Frame 1 (no input): blank canvas, image omitted
Frame 60 (the mouse pressed at the canvas centre just before this capture): blank canvas, image omitted
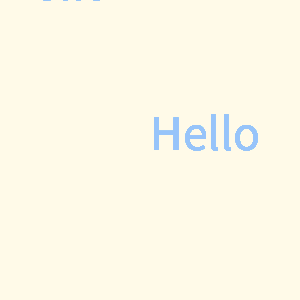
Frame 120 (the mouse held since frame 60 and released just before this capture)

The Processing sketch whose frames 1 and 60 were blank and that drew this single picture after the mouse press (run headless with seeded random() and noise(); from frame 60 on, the mouse is pressed at the canvas centre):

// Processing sketch: week13_2_mouse
// ── week13_2_mouse.pde
void setup(){//只做1次
  size(300,300);
  background(#FFFAE8);
  fill(#97C4FA);
  textSize(50);
}
void draw(){//每秒60次
  text("Hello", mouseX, mouseY);
}
